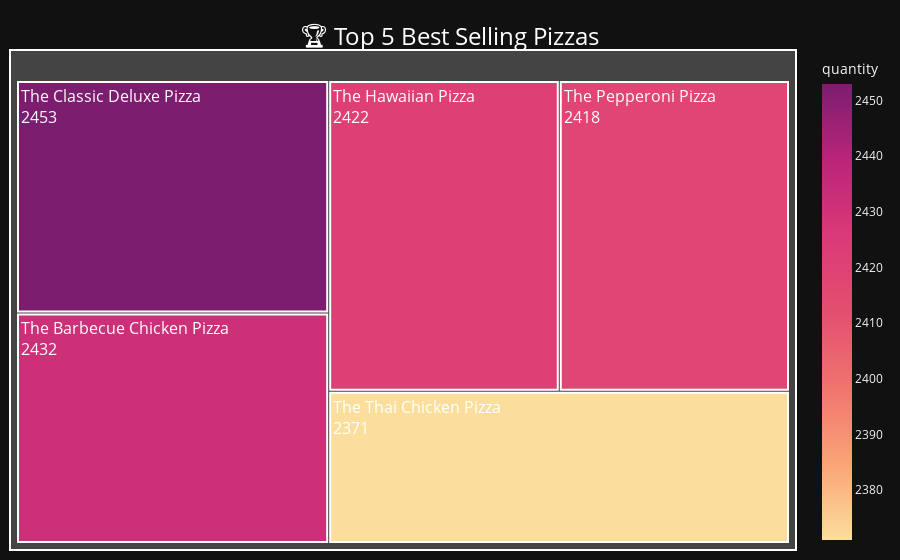

Notebook code cell kept with this figure:
### Markdown cell above
#### Top 5 Best-Selling Pizzas - Total Quantity

### Code cell
pizzas_by_name = df.groupby('pizza_name')['quantity'].sum().reset_index()
top5 = pizzas_by_name.sort_values(by='quantity', ascending=False).head(5)

# Create figure
fig = px.treemap(
    top5, path=['pizza_name'],
    values='quantity',
    color='quantity', 
    color_continuous_scale='Sunsetdark',
)

# Style Layout
fig.update_layout(
    template='plotly_dark',
    margin=dict(t=50, l=10, r=10, b=10),
    title={
        'text': "🏆 Top 5 Best Selling Pizzas",
        'y':0.95, 'x':0.5, 'xanchor': 'center', 'yanchor': 'top',
        'font': {'size': 24, 'color': 'white'}
    }
)
# Style Tiles
fig.update_traces(
    textinfo="label+value",
    textfont=dict(size=16, color="white"),
    marker=dict(line=dict(width=2, color='white'))
)
# REMOVE ICONS: Use config to hide the modebar entirely
# If using in Streamlit: st.plotly_chart(fig, use_container_width=True, config={'displayModeBar': False})
# If using standard python:
fig.show(config={'displayModeBar': False})

### Figure 1 — Plotly figure (JSON) as saved in the notebook; plotly's stock layout.template omitted (floating-point values rounded to 4 significant figures)
{"data": [{"branchvalues": "total", "customdata": [[2453.0], [2432.0], [2422.0], [2418.0], [2371.0]], "domain": {"x": [0, 1], "y": [0, 1]}, "hovertemplate": "labels=%{label}<br>quantity_sum=%{value}<br>parent=%{parent}<br>id=%{id}<br>quantity=%{color}<extra></extra>", "ids": ["The Classic Deluxe Pizza", "The Barbecue Chicken Pizza", "The Hawaiian Pizza", "The Pepperoni Pizza", "The Thai Chicken Pizza"], "labels": ["The Classic Deluxe Pizza", "The Barbecue Chicken Pizza", "The Hawaiian Pizza", "The Pepperoni Pizza", "The Thai Chicken Pizza"], "marker": {"coloraxis": "coloraxis", "colors": [2453.0, 2432.0, 2422.0, 2418.0, 2371.0], "line": {"color": "white", "width": 2}}, "name": "", "parents": ["", "", "", "", ""], "textfont": {"color": "white", "size": 16}, "textinfo": "label+value", "type": "treemap", "values": [2453.0, 2432.0, 2422.0, 2418.0, 2371.0]}], "layout": {"coloraxis": {"colorbar": {"title": {"text": "quantity"}}, "colorscale": [[0, "rgb(252, 222, 156)"], [0.1667, "rgb(250, 164, 118)"], [0.3333, "rgb(240, 116, 110)"], [0.5, "rgb(227, 79, 111)"], [0.6667, "rgb(220, 57, 119)"], [0.8333, "rgb(185, 37, 122)"], [1, "rgb(124, 29, 111)"]]}, "legend": {"tracegroupgap": 0}, "margin": {"b": 10, "l": 10, "r": 10, "t": 50}, "title": {"font": {"color": "white", "size": 24}, "text": "🏆 Top 5 Best Selling Pizzas", "x": 0.5, "xanchor": "center", "y": 0.95, "yanchor": "top"}}}
